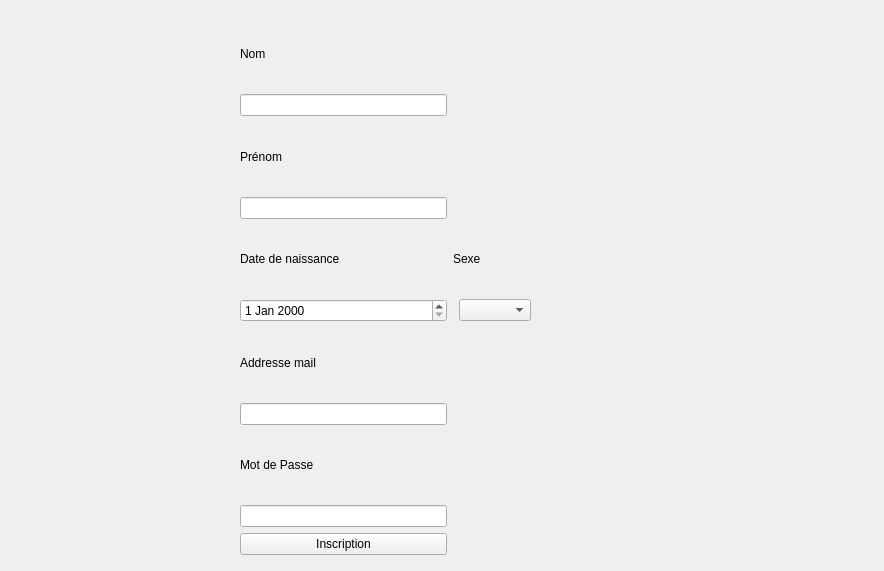
<?xml version="1.0" encoding="UTF-8"?>
<ui version="4.0">
 <class>InscriptionForm</class>
 <widget class="QWidget" name="InscriptionForm">
  <property name="geometry">
   <rect>
    <x>0</x>
    <y>0</y>
    <width>884</width>
    <height>571</height>
   </rect>
  </property>
  <property name="font">
   <font>
    <bold>false</bold>
   </font>
  </property>
  <property name="windowTitle">
   <string>Form</string>
  </property>
  <property name="autoFillBackground">
   <bool>true</bool>
  </property>
  <widget class="QWidget" name="gridLayoutWidget">
   <property name="geometry">
    <rect>
     <x>240</x>
     <y>20</y>
     <width>291</width>
     <height>535</height>
    </rect>
   </property>
   <layout class="QGridLayout" name="gridLayout">
    <item row="6" column="2">
     <widget class="QComboBox" name="comboBox"/>
    </item>
    <item row="18" column="0">
     <widget class="QPushButton" name="inscriptionButton">
      <property name="text">
       <string>Inscription</string>
      </property>
     </widget>
    </item>
    <item row="15" column="0">
     <widget class="QLineEdit" name="mdpEdit"/>
    </item>
    <item row="12" column="0">
     <widget class="QLabel" name="label_3">
      <property name="text">
       <string>Addresse mail</string>
      </property>
     </widget>
    </item>
    <item row="5" column="0">
     <widget class="QLabel" name="label_7">
      <property name="text">
       <string>Date de naissance</string>
      </property>
     </widget>
    </item>
    <item row="6" column="0">
     <widget class="QDateEdit" name="dateEdit"/>
    </item>
    <item row="14" column="0">
     <widget class="QLabel" name="label_4">
      <property name="text">
       <string>Mot de Passe</string>
      </property>
     </widget>
    </item>
    <item row="4" column="0">
     <widget class="QLineEdit" name="prenomEdit"/>
    </item>
    <item row="1" column="0">
     <widget class="QLabel" name="label">
      <property name="text">
       <string>Nom</string>
      </property>
     </widget>
    </item>
    <item row="3" column="0">
     <widget class="QLabel" name="label_2">
      <property name="text">
       <string>Prénom</string>
      </property>
     </widget>
    </item>
    <item row="5" column="1" colspan="2">
     <widget class="QLabel" name="label_5">
      <property name="text">
       <string>Sexe</string>
      </property>
     </widget>
    </item>
    <item row="2" column="0">
     <widget class="QLineEdit" name="nomEdit"/>
    </item>
    <item row="13" column="0">
     <widget class="QLineEdit" name="mailEdit"/>
    </item>
   </layout>
  </widget>
 </widget>
 <resources/>
 <connections/>
</ui>
